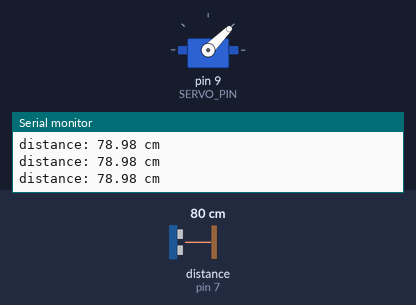
Simulated run of this sketch. Board: Arduino Uno, built with avr-gcc and run on an emulated ATmega328P. Shown: servo, the last lines printed to the serial monitor. Wiring (inferred from the names in the program): ultrasonic range finder: trigger pin 6; echo pin 7. Inputs (shaded band) come from the test bench; at power-on: distance to the obstacle (sensor on pin 7) 80 cm. The echo pulse lasts 58.3 µs per cm.

Above: at 1.3 s.
1.4 s: distance to the obstacle (sensor on pin 7) set to 55 cm
2.9 s: distance to the obstacle (sensor on pin 7) set to 47 cm
At 3.5 s:
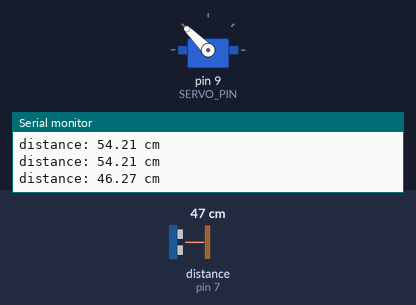
4.5 s: distance to the obstacle (sensor on pin 7) set to 120 cm
At 5.2 s:
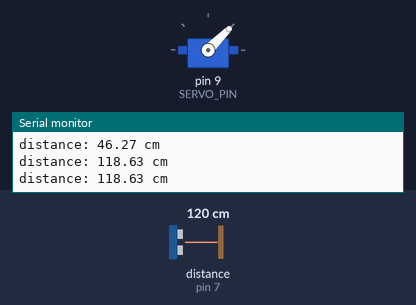
Timing chart, 0 to 7.5 s (numbered marks = the images above; inputs shaded):
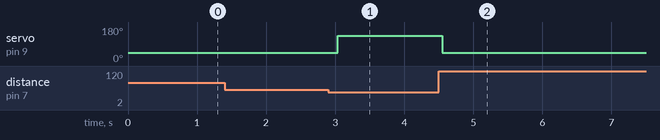

The sketch:

Smart_Door.ino
```cpp
#include <Servo.h>

const int TRIG_PIN  = 6;  // Arduino pin connected to Ultrasonic Sensor's TRIG pin
const int ECHO_PIN  = 7;  // Arduino pin connected to Ultrasonic Sensor's ECHO pin
const int SERVO_PIN = 9; // Arduino pin connected to Servo Motor's pin
const int DISTANCE_THRESHOLD = 50; // centimeters

Servo servo; // create servo object to control a servo

// variables will change:
float duration_us, distance_cm;

void setup() {
  Serial.begin (9600);       // initialize serial port
  pinMode(TRIG_PIN, OUTPUT); // set arduino pin to output mode
  pinMode(ECHO_PIN, INPUT);  // set arduino pin to input mode
  servo.attach(SERVO_PIN);   // attaches the servo on pin 9 to the servo object
  servo.write(45);
}

void loop() {
  // generate 10-microsecond pulse to TRIG pin
  digitalWrite(TRIG_PIN, HIGH);
  delayMicroseconds(10);
  digitalWrite(TRIG_PIN, LOW);

  // measure duration of pulse from ECHO pin
  duration_us = pulseIn(ECHO_PIN, HIGH);
  // calculate the distance
  distance_cm = 0.017 * duration_us;

  if(distance_cm < DISTANCE_THRESHOLD)
    servo.write(135); // rotate servo motor to 90 degree
  else
    servo.write(45);  // rotate servo motor to 0 degree

  // print the value to Serial Monitor
  Serial.print("distance: ");
  Serial.print(distance_cm);
  Serial.println(" cm");

  delay(500);
}
```

Measured:
- the behaviour switches between 51 and 50 cm on distance to the obstacle (sensor on pin 7) (found by bisection; images 0 and 1)
- after the input at 2.9 s, servo on pin 9 (SERVO_PIN): 45° → 135° after 0.13 s
- after the input at 4.5 s, servo on pin 9 (SERVO_PIN): 135° → 45° after 0.05 s
